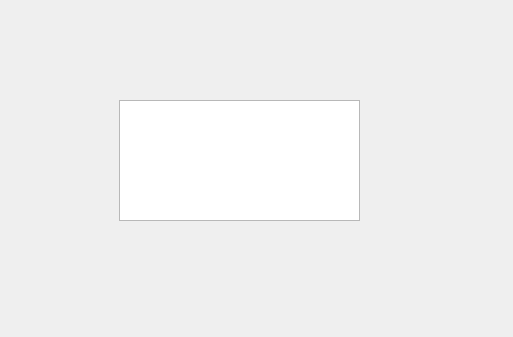
<?xml version="1.0" encoding="UTF-8"?>
<ui version="4.0">
 <class>View</class>
 <widget class="QWidget" name="View">
  <property name="geometry">
   <rect>
    <x>0</x>
    <y>0</y>
    <width>513</width>
    <height>337</height>
   </rect>
  </property>
  <property name="windowTitle">
   <string>Form</string>
  </property>
  <widget class="QWidget" name="verticalLayoutWidget">
   <property name="geometry">
    <rect>
     <x>119</x>
     <y>100</y>
     <width>241</width>
     <height>121</height>
    </rect>
   </property>
   <layout class="QVBoxLayout" name="layout">
    <item>
     <widget class="QTextEdit" name="textEdit"/>
    </item>
   </layout>
  </widget>
 </widget>
 <resources/>
 <connections/>
</ui>
